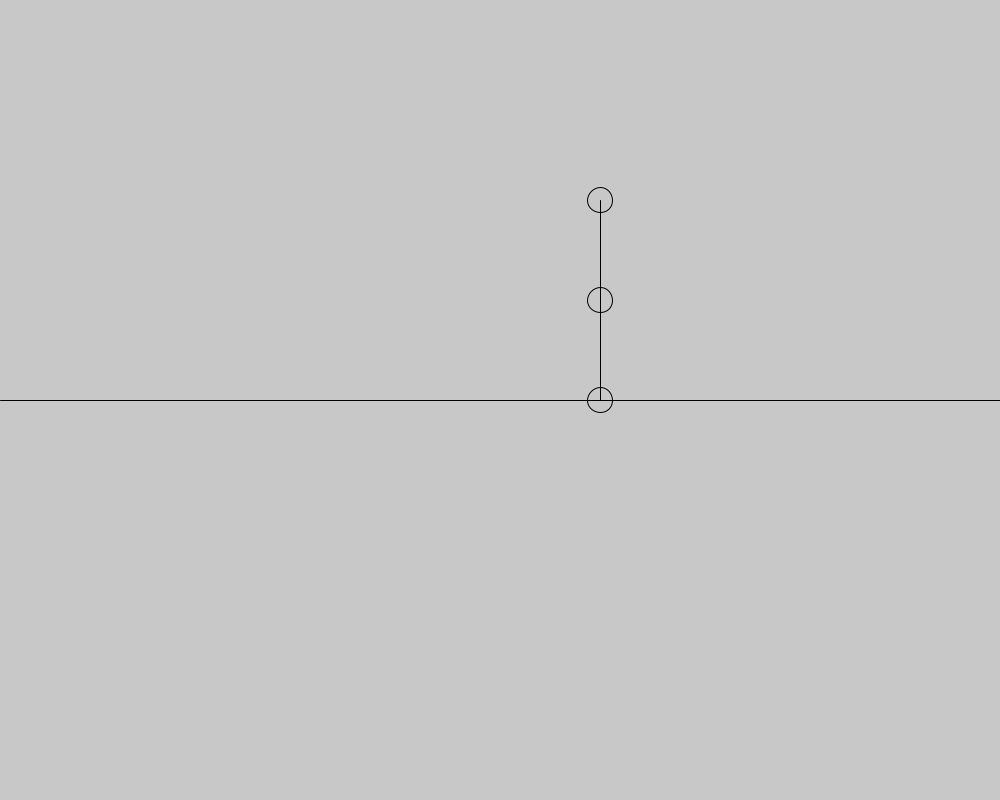
Frame 1 (no input)
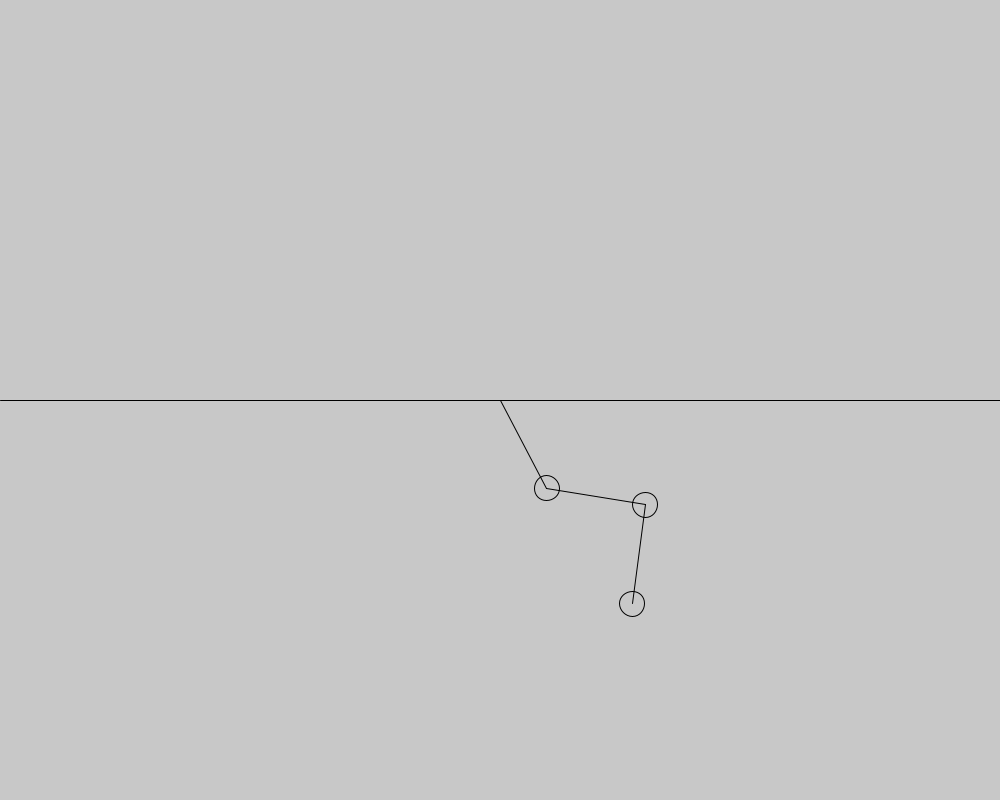
Frame 60 (the mouse pressed at the canvas centre just before this capture)
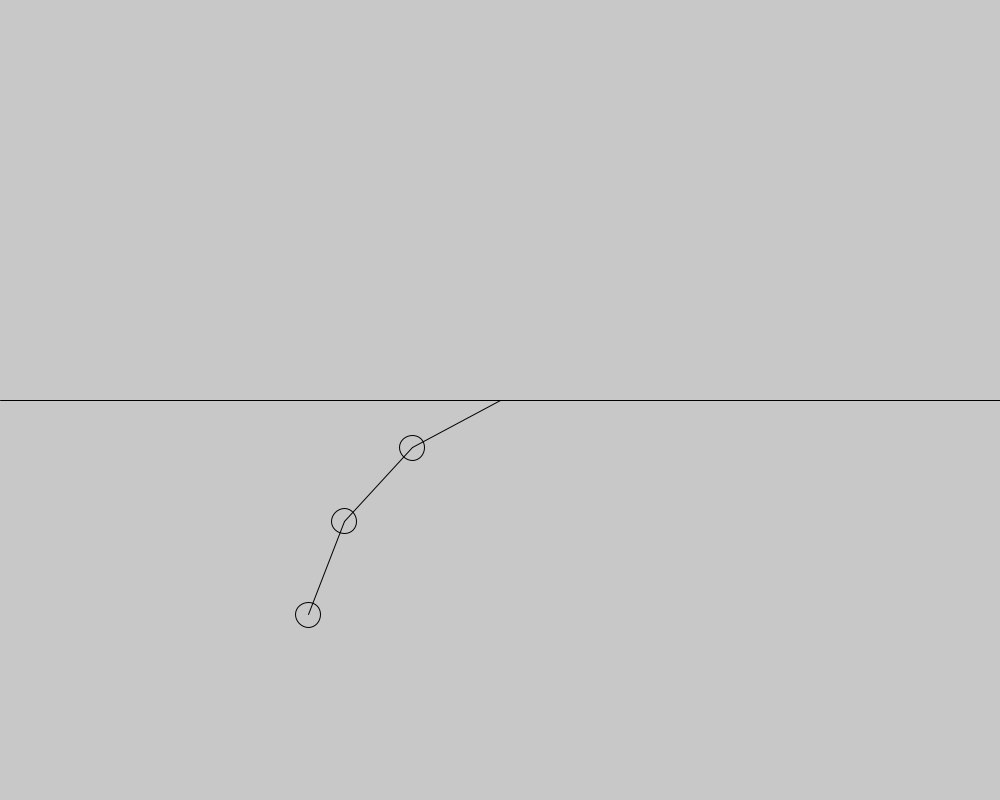
Frame 120 (the mouse held since frame 60 and released just before this capture)

The Processing sketch that drew these frames (run headless with seeded random() and noise(); from frame 60 on, the mouse is pressed at the canvas centre):

// Processing sketch: n_pendulum
// ── n_pendulum.pde
// PENDULO DE N NODOS 
int substeps=20;
float deltaTime=1.0/substeps;
int n=3;
int L=100;
node[]node=new node[n+1];
void setup() {
  int centerX=500;
  int centerY=400;
  size(1000, 800);
  node[0]=new node(centerX, centerY);
  for (int i=1; i<n+1; i++) {
    node[i]=new node(centerX+L, centerY-L*(i-1));
  }
}
void draw() {
  noFill();
  background(200);
  line(0, 400, 1000, 400);

  for (int i=1; i<n+1; i++) {
    show(i);
  }

  for (int i=0; i<substeps; i++) {
    game();
  }
}

void game() {
  for (int i=1; i<n+1; i++) {
    node[i].euclid(deltaTime);
    node[i].lockIn(deltaTime, node[i-1], L);
  }
}

void show(int i) {
  line(node[i].x, node[i].y, node[i-1].x, node[i-1].y);
  ellipse(node[i].x, node[i].y, 25, 25);
  //ellipse(node[i-1].x, node[i-1].y, L*2, L*2);
}

class node {
  float x, y, u, v;
  float G;
  public node(float x, float y) {
    this.x=x;
    this.y=y;
    this.u=0;
    this.v=0;
    G=1.0;
  }
  void euclid(float delta) {
    x+=delta*u;
    y+=delta*v;
    v+=delta*G;
  }
  float distance(node other) {
    float dx=this.x-other.x;
    float dy=this.y-other.y;
    return sqrt(dx*dx+dy*dy);
  }
  void lockIn(float delta, node other, float L) {
    float dx=this.x-other.x;
    float dy=this.y-other.y;
    float prevx=this.x;
    float prevy=this.y;
    float correction=L-distance(other);
    this.x+=correction*dx/distance(other);
    this.y+=correction*dy/distance(other);
    this.u+=(this.x-prevx)/delta;
    this.v+=(this.y-prevy)/delta;
  }
}
